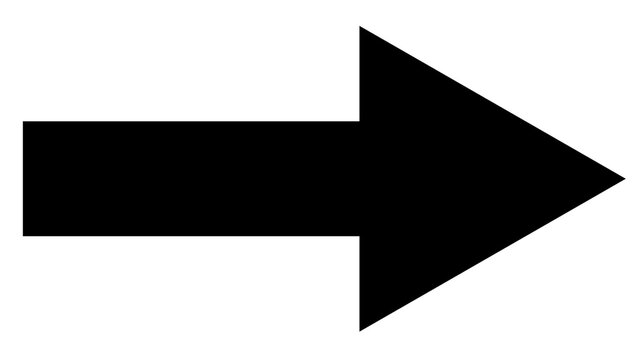
#> input picture arrow-1/original.jpg, 641 x 360 px
$ python arrow_detection_side.py
#> lines starting #> are read from the running program, lines starting #| are printed output that depends on the picture; after the words box and inside, x2 and y2 are one past the last pixel; in counts of white or black regions, pixels touching at a corner belong together; long printed decimals are rounded
import cv2
import numpy as np
import math

cap = cv2.VideoCapture(0)
right = cv2.imread("original.jpg", cv2.IMREAD_GRAYSCALE)
#> right is the input picture: shape (360, 641); min 0, max 255, mean 167.3
threshold=0.8

def preprocess(img):
    img_canny = cv2.Canny(img, 50, 50)
    kernel = np.ones((3, 3))
    img_dilate = cv2.dilate(img_canny, kernel, iterations=2)
    img_erode = cv2.erode(img_dilate, kernel, iterations=1)
    return img_erode

def find_tip(points, convex_hull):
    length = len(points)
    indices = np.setdiff1d(range(length), convex_hull)

    for i in range(2):
        j = indices[i] + 2
        if j > length - 1:
            j = length - j
        if np.all(points[j] == points[indices[i - 1] - 2]):
            return tuple(points[j])

def convert_to_binary(frame):
    original_image = cv2.cvtColor(frame, cv2.COLOR_BGR2GRAY)
    blurred_image = cv2.GaussianBlur(original_image, (5, 5), 0)
    _, binary_image = cv2.threshold(blurred_image, 0, 255, cv2.THRESH_BINARY + cv2.THRESH_OTSU)
    # normalized_image = binary_image.astype(np.uint8)
    return binary_image


def direction(approx):
    l=r=0
    for a in approx:
        if(a[0,0]>arrow_tip[0]):
            l+=1
        if(a[0,0]<arrow_tip[0]):
            r+=1

    if(l>4):
        return -1
    if(r>4):
        return 1


def mean(approx):
    sumx=sumy=0
    for a in approx:
        sumx+=a[0,0]
        sumy+=a[0,1]
    centroid=[]
    centroid.append((sumx/7)-320)
    centroid.append((sumy/7)-240)
    return centroid

while True:
    _, frame = cap.read()
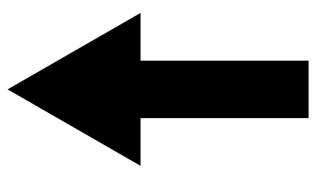
#> input picture arrow-1/arrow_detection/left.jpg, 320 x 180 px, given in place of the camera
#> frame is the input picture: shape (180, 320, 3); min 0, max 255, mean 167.3
    original_height, original_width = frame.shape[:2]
#> original_height = 180; original_width = 320

    # Set desired width or height while keeping the aspect ratio
    width = 640  # Target width (for example)
    aspect_ratio = original_width / original_height
#> aspect_ratio = 1.78
    height = int(width / aspect_ratio)
#> height = 360
    # Resize the frame
    frame = cv2.resize(frame, (width, height))
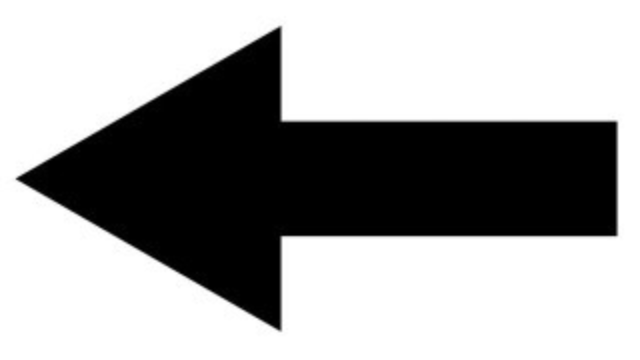
#> frame: shape (360, 640, 3); min 0, max 255, mean 167.3
    frame1=convert_to_binary(frame)
#> in convert_to_binary, `_, binary_image = cv2.threshold(blurred_image, 0, 255, cv2.THRESH_BINA..`:
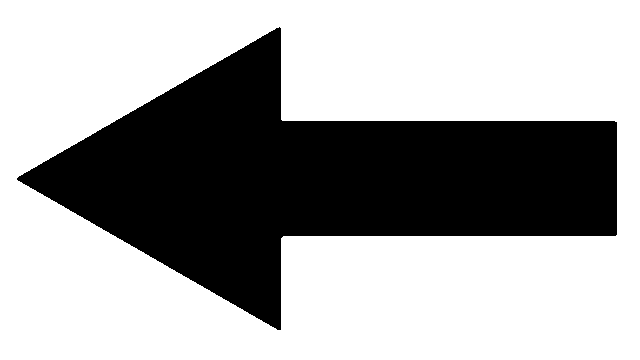
#> binary_image: shape (360, 640); 65.6% white; 1 black region, box (x1, y1, x2, y2) and area: (17, 27, 617, 330) 79260
    contours, hierarchy = cv2.findContours(preprocess(frame1), cv2.RETR_EXTERNAL, cv2.CHAIN_APPROX_NONE)
#> in preprocess, `img_canny = cv2.Canny(img, 50, 50)`:
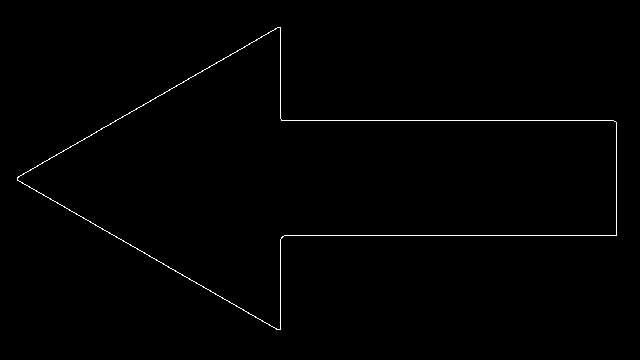
#> img_canny: shape (360, 640); 0.68% white in thin lines or dots, all inside (x1, y1, x2, y2) = (17, 27, 617, 330)
#> in preprocess, `img_dilate = cv2.dilate(img_canny, kernel, iterations=2)`:
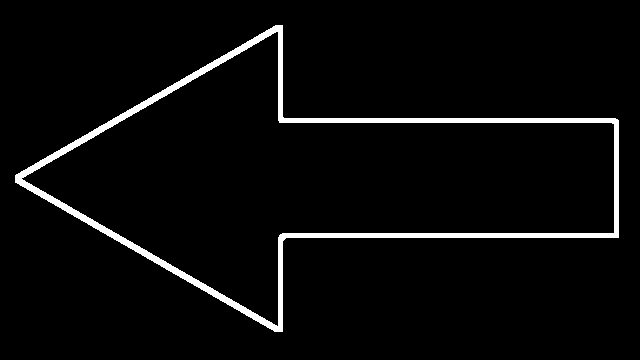
#> img_dilate: shape (360, 640); 3.8% white; 1 white region, box (x1, y1, x2, y2) and area: (15, 25, 619, 332) 8781
#> in preprocess, `img_erode = cv2.erode(img_dilate, kernel, iterations=1)`:
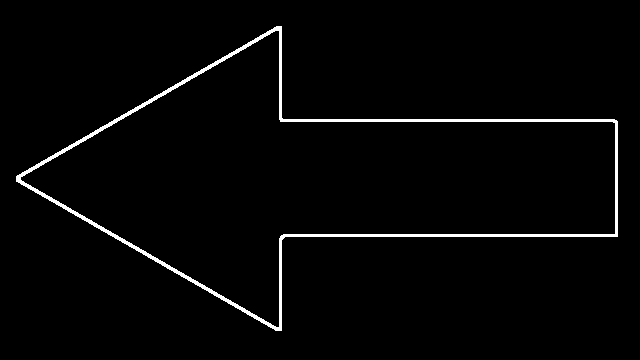
#> img_erode: shape (360, 640); 2.3% white; 1 white region
#> contours = 1 contour; box (x1, y1, x2, y2) and area: (16, 26, 618, 331) 80958

    for cnt in contours:
        peri = cv2.arcLength(cnt, True)
        approx = cv2.approxPolyDP(cnt, 0.01 * peri, True)
        hull = cv2.convexHull(approx, returnPoints=False)
        sides = len(hull)

        if 6 > sides > 3 and sides + 2 == len(approx):
            arrow_tip = find_tip(approx[:,0,:], hull.squeeze())
            if arrow_tip:
                cv2.drawContours(frame, [cnt], -1, (0, 255, 0), 3)
                cv2.circle(frame, arrow_tip, 3, (0, 0, 255), cv2.FILLED)
                print(direction(approx))
                print(mean(approx))
#> this loop made 1 pass
#> (peri, hull, sides, length in find_tip, indices in find_tip, arrow_tip) on pass 1: (1630.2, [6, 4, 3, 1, 0], 5, 7, [2, 5], (16, 176))
#| -1
#| [19.0, -62.429]
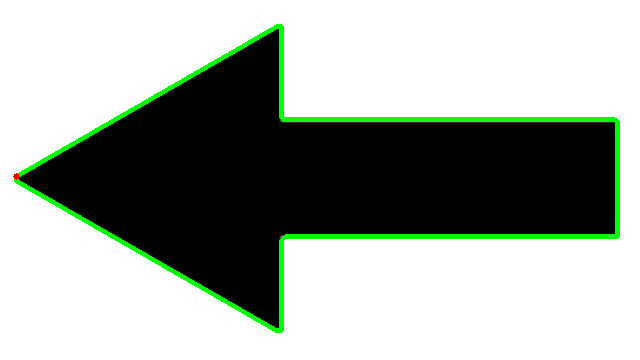
#> frame: shape (360, 640, 3); 3.26% of pixels changed, all inside (x1, y1, x2, y2) = (13, 24, 620, 333)

    cv2.imshow("Image", frame)
    cv2.imshow("Image1", frame1)

    if cv2.waitKey(1) & 0xFF == ord('q'):
#> (key q is pressed here)
        break

cap.release()
cv2.destroyAllWindows()
